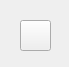
<?xml version="1.0" encoding="UTF-8"?>
<ui version="4.0">
 <class>help_widget</class>
 <widget class="QWidget" name="help_widget">
  <property name="geometry">
   <rect>
    <x>0</x>
    <y>0</y>
    <width>69</width>
    <height>67</height>
   </rect>
  </property>
  <property name="windowTitle">
   <string>Form</string>
  </property>
  <widget class="QPushButton" name="helpButton">
   <property name="geometry">
    <rect>
     <x>20</x>
     <y>20</y>
     <width>31</width>
     <height>31</height>
    </rect>
   </property>
   <property name="text">
    <string/>
   </property>
  </widget>
 </widget>
 <resources/>
 <connections/>
</ui>
